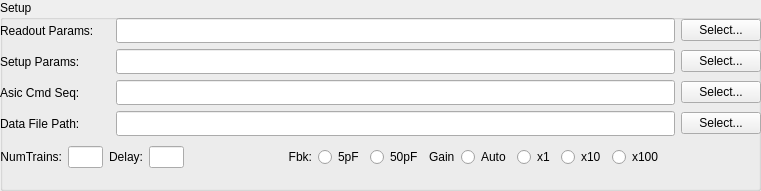
       <widget class="QGroupBox" name="setupGroupBox">
        <property name="geometry">
         <rect>
          <x>10</x>
          <y>130</y>
          <width>761</width>
          <height>191</height>
         </rect>
        </property>
        <property name="title">
         <string>Setup</string>
        </property>
        <widget class="QWidget" name="verticalLayoutWidget_2">
         <property name="geometry">
          <rect>
           <x>0</x>
           <y>10</y>
           <width>761</width>
           <height>263</height>
          </rect>
         </property>
         <layout class="QVBoxLayout" name="verticalLayout_3" stretch="10,10">
          <property name="sizeConstraint">
           <enum>QLayout::SetMinAndMaxSize</enum>
          </property>
          <property name="leftMargin">
           <number>0</number>
          </property>
          <property name="topMargin">
           <number>4</number>
          </property>
          <property name="rightMargin">
           <number>0</number>
          </property>
          <item>
           <layout class="QGridLayout" name="gridLayout">
            <property name="topMargin">
             <number>4</number>
            </property>
            <property name="rightMargin">
             <number>0</number>
            </property>
            <property name="bottomMargin">
             <number>4</number>
            </property>
            <property name="horizontalSpacing">
             <number>6</number>
            </property>
            <item row="2" column="1">
             <widget class="QLineEdit" name="fastParamEdit">
              <property name="font">
               <font>
                <family>Fixed</family>
               </font>
              </property>
              <property name="readOnly">
               <bool>true</bool>
              </property>
             </widget>
            </item>
            <item row="2" column="0">
             <widget class="QLabel" name="fastParamLabel">
              <property name="sizePolicy">
               <sizepolicy hsizetype="Fixed" vsizetype="Preferred">
                <horstretch>0</horstretch>
                <verstretch>0</verstretch>
               </sizepolicy>
              </property>
              <property name="maximumSize">
               <size>
                <width>100</width>
                <height>16777215</height>
               </size>
              </property>
              <property name="text">
               <string>Asic Cmd Seq:</string>
              </property>
             </widget>
            </item>
            <item row="1" column="1">
             <widget class="QLineEdit" name="slowParamEdit">
              <property name="font">
               <font>
                <family>Fixed</family>
               </font>
              </property>
              <property name="readOnly">
               <bool>true</bool>
              </property>
             </widget>
            </item>
            <item row="1" column="0">
             <widget class="QLabel" name="slowParamLabel">
              <property name="sizePolicy">
               <sizepolicy hsizetype="Fixed" vsizetype="Preferred">
                <horstretch>0</horstretch>
                <verstretch>0</verstretch>
               </sizepolicy>
              </property>
              <property name="maximumSize">
               <size>
                <width>100</width>
                <height>16777215</height>
               </size>
              </property>
              <property name="text">
               <string>Setup Params:</string>
              </property>
             </widget>
            </item>
            <item row="2" column="2">
             <widget class="QPushButton" name="fastParamBtn">
              <property name="text">
               <string>Select...</string>
              </property>
             </widget>
            </item>
            <item row="3" column="1">
             <widget class="QLineEdit" name="dataPathEdit">
              <property name="font">
               <font>
                <family>Fixed</family>
               </font>
              </property>
              <property name="readOnly">
               <bool>true</bool>
              </property>
             </widget>
            </item>
            <item row="3" column="2">
             <widget class="QPushButton" name="dataPathBtn">
              <property name="text">
               <string>Select...</string>
              </property>
             </widget>
            </item>
            <item row="0" column="2">
             <widget class="QPushButton" name="readoutParamBtn">
              <property name="text">
               <string>Select...</string>
              </property>
             </widget>
            </item>
            <item row="1" column="2">
             <widget class="QPushButton" name="slowParamBtn">
              <property name="text">
               <string>Select...</string>
              </property>
             </widget>
            </item>
            <item row="0" column="0">
             <widget class="QLabel" name="readoutParamLabel">
              <property name="sizePolicy">
               <sizepolicy hsizetype="Fixed" vsizetype="Preferred">
                <horstretch>0</horstretch>
                <verstretch>0</verstretch>
               </sizepolicy>
              </property>
              <property name="minimumSize">
               <size>
                <width>110</width>
                <height>0</height>
               </size>
              </property>
              <property name="maximumSize">
               <size>
                <width>100</width>
                <height>16777215</height>
               </size>
              </property>
              <property name="text">
               <string>Readout Params:</string>
              </property>
             </widget>
            </item>
            <item row="0" column="1">
             <widget class="QLineEdit" name="readoutParamEdit">
              <property name="font">
               <font>
                <family>Fixed</family>
               </font>
              </property>
              <property name="readOnly">
               <bool>true</bool>
              </property>
             </widget>
            </item>
            <item row="3" column="0">
             <widget class="QLabel" name="dataPathLabel">
              <property name="sizePolicy">
               <sizepolicy hsizetype="Fixed" vsizetype="Preferred">
                <horstretch>0</horstretch>
                <verstretch>0</verstretch>
               </sizepolicy>
              </property>
              <property name="maximumSize">
               <size>
                <width>100</width>
                <height>16777215</height>
               </size>
              </property>
              <property name="text">
               <string>Data File Path:</string>
              </property>
             </widget>
            </item>
           </layout>
          </item>
          <item>
           <layout class="QGridLayout" name="gridLayout_12">
            <item row="1" column="13">
             <widget class="QRadioButton" name="gainModeAutoSel">
              <property name="text">
               <string>Auto</string>
              </property>
              <attribute name="buttonGroup">
               <string notr="true">gainOverrideButtonGroup</string>
              </attribute>
             </widget>
            </item>
            <item row="1" column="10">
             <widget class="QRadioButton" name="pixelFbk5Sel">
              <property name="text">
               <string>5pF</string>
              </property>
              <attribute name="buttonGroup">
               <string notr="true">pixelFbkButtonGroup</string>
              </attribute>
             </widget>
            </item>
            <item row="1" column="12">
             <widget class="QLabel" name="label_82">
              <property name="text">
               <string>Gain</string>
              </property>
             </widget>
            </item>
            <item row="1" column="9">
             <widget class="QLabel" name="label_30">
              <property name="sizePolicy">
               <sizepolicy hsizetype="Fixed" vsizetype="Preferred">
                <horstretch>0</horstretch>
                <verstretch>0</verstretch>
               </sizepolicy>
              </property>
              <property name="minimumSize">
               <size>
                <width>0</width>
                <height>0</height>
               </size>
              </property>
              <property name="text">
               <string>Fbk:</string>
              </property>
              <property name="alignment">
               <set>Qt::AlignRight|Qt::AlignTrailing|Qt::AlignVCenter</set>
              </property>
             </widget>
            </item>
            <item row="1" column="5">
             <widget class="QLineEdit" name="triggerDelayEdit">
              <property name="sizePolicy">
               <sizepolicy hsizetype="Fixed" vsizetype="Fixed">
                <horstretch>0</horstretch>
                <verstretch>0</verstretch>
               </sizepolicy>
              </property>
              <property name="maximumSize">
               <size>
                <width>35</width>
                <height>16777215</height>
               </size>
              </property>
             </widget>
            </item>
            <item row="2" column="2">
             <spacer name="verticalSpacer_2">
              <property name="orientation">
               <enum>Qt::Vertical</enum>
              </property>
              <property name="sizeHint" stdset="0">
               <size>
                <width>20</width>
                <height>40</height>
               </size>
              </property>
             </spacer>
            </item>
            <item row="1" column="2" colspan="3">
             <widget class="QLabel" name="label_27">
              <property name="sizePolicy">
               <sizepolicy hsizetype="Fixed" vsizetype="Preferred">
                <horstretch>0</horstretch>
                <verstretch>0</verstretch>
               </sizepolicy>
              </property>
              <property name="maximumSize">
               <size>
                <width>100</width>
                <height>16777215</height>
               </size>
              </property>
              <property name="text">
               <string>Delay:</string>
              </property>
              <property name="alignment">
               <set>Qt::AlignRight|Qt::AlignTrailing|Qt::AlignVCenter</set>
              </property>
             </widget>
            </item>
            <item row="1" column="0">
             <widget class="QLabel" name="label_29">
              <property name="sizePolicy">
               <sizepolicy hsizetype="Fixed" vsizetype="Preferred">
                <horstretch>0</horstretch>
                <verstretch>0</verstretch>
               </sizepolicy>
              </property>
              <property name="maximumSize">
               <size>
                <width>100</width>
                <height>16777215</height>
               </size>
              </property>
              <property name="text">
               <string>NumTrains:</string>
              </property>
              <property name="alignment">
               <set>Qt::AlignRight|Qt::AlignTrailing|Qt::AlignVCenter</set>
              </property>
             </widget>
            </item>
            <item row="1" column="1">
             <widget class="QLineEdit" name="numTrainsEdit">
              <property name="sizePolicy">
               <sizepolicy hsizetype="Fixed" vsizetype="Fixed">
                <horstretch>0</horstretch>
                <verstretch>0</verstretch>
               </sizepolicy>
              </property>
              <property name="maximumSize">
               <size>
                <width>35</width>
                <height>16777215</height>
               </size>
              </property>
             </widget>
            </item>
            <item row="1" column="16">
             <widget class="QRadioButton" name="gainModex100Sel">
              <property name="text">
               <string>x100</string>
              </property>
              <attribute name="buttonGroup">
               <string notr="true">gainOverrideButtonGroup</string>
              </attribute>
             </widget>
            </item>
            <item row="1" column="14">
             <widget class="QRadioButton" name="gainModex1Sel">
              <property name="text">
               <string>x1</string>
              </property>
              <attribute name="buttonGroup">
               <string notr="true">gainOverrideButtonGroup</string>
              </attribute>
             </widget>
            </item>
            <item row="1" column="15">
             <widget class="QRadioButton" name="gainModex10Sel">
              <property name="text">
               <string>x10</string>
              </property>
              <attribute name="buttonGroup">
               <string notr="true">gainOverrideButtonGroup</string>
              </attribute>
             </widget>
            </item>
            <item row="1" column="17">
             <spacer name="horizontalSpacer_18">
              <property name="orientation">
               <enum>Qt::Horizontal</enum>
              </property>
              <property name="sizeHint" stdset="0">
               <size>
                <width>40</width>
                <height>20</height>
               </size>
              </property>
             </spacer>
            </item>
            <item row="1" column="11">
             <widget class="QRadioButton" name="pixelFbk50Sel">
              <property name="text">
               <string>50pF</string>
              </property>
              <attribute name="buttonGroup">
               <string notr="true">pixelFbkButtonGroup</string>
              </attribute>
             </widget>
            </item>
            <item row="1" column="6">
             <spacer name="horizontalSpacer_22">
              <property name="orientation">
               <enum>Qt::Horizontal</enum>
              </property>
              <property name="sizeHint" stdset="0">
               <size>
                <width>40</width>
                <height>20</height>
               </size>
              </property>
             </spacer>
            </item>
           </layout>
          </item>
         </layout>
        </widget>
       </widget>
